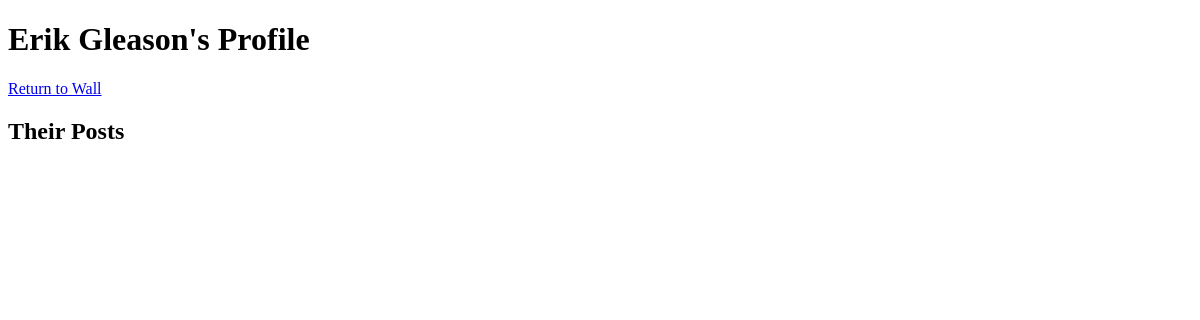
Before: /profile/1 with the older database file.
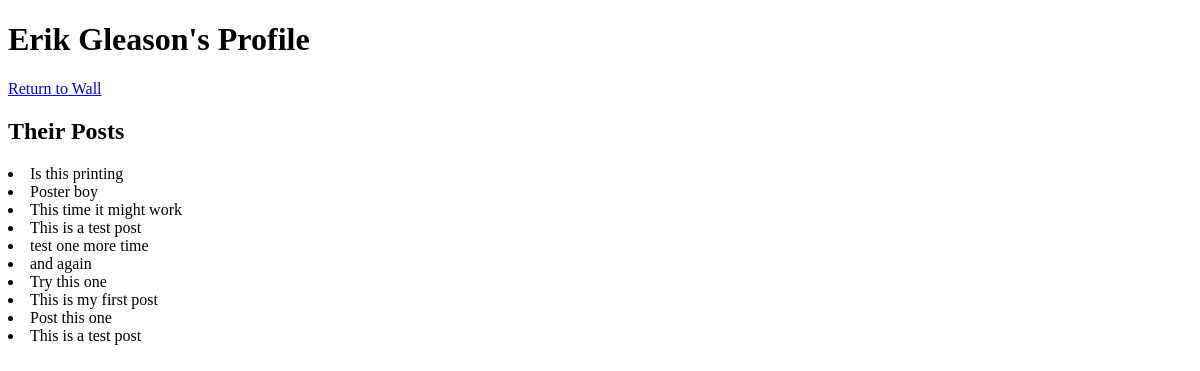
After: the same page with the newer database file.
### userapp/models.py (models this page shows)
class User(models.Model):
    fname = models.CharField(max_length=45)
    lname = models.CharField(max_length=45)
    email = models.EmailField()
    password = models.CharField(max_length=155)
    created_at = models.DateTimeField(auto_now_add=True)
    updated_at = models.DateTimeField(auto_now=True)
    objects = UserManager()

class Message(models.Model):
    owner = models.ForeignKey(User, related_name="poster", on_delete=models.CASCADE)
    content = models.TextField()
    created_at = models.DateTimeField(auto_now_add=True)
    updated_at = models.DateTimeField(auto_now=True)
    objects = MessageManager()

### userapp/views.py (the view)
# urls.py: path('profile/<int:id>', views.profile),
def profile(request, id):
    context = {
        "one_user": User.objects.get(id=id)
    }
    return render(request,'profile.html', context)

### userapp/templates/profile.html (shortened to what this page needs)
<!DOCTYPE html>
<html lang="en">
<head>
</head>
<body>
    <h1>{{one_user.fname}} {{one_user.lname}}'s Profile</h1>
    <a href="/wall">Return to Wall</a>
    <h2>Their Posts</h2>
    {% for mess in one_user.poster.all %}
    <li>{{mess.content}}</li>
    {% endfor %}
</body>
</html>

Changed rows visible on the page:
added Message: content "Is this printing"
added Message: content "Poster boy"
added Message: content "This time it might work"
added Message: content "This is a test post"
added Message: content "test one more time"
added Message: content "and again"
added Message: content "Try this one"
added Message: content "This is my first post"
added Message: content "Post this one"
added Message: content "This is a test post"
